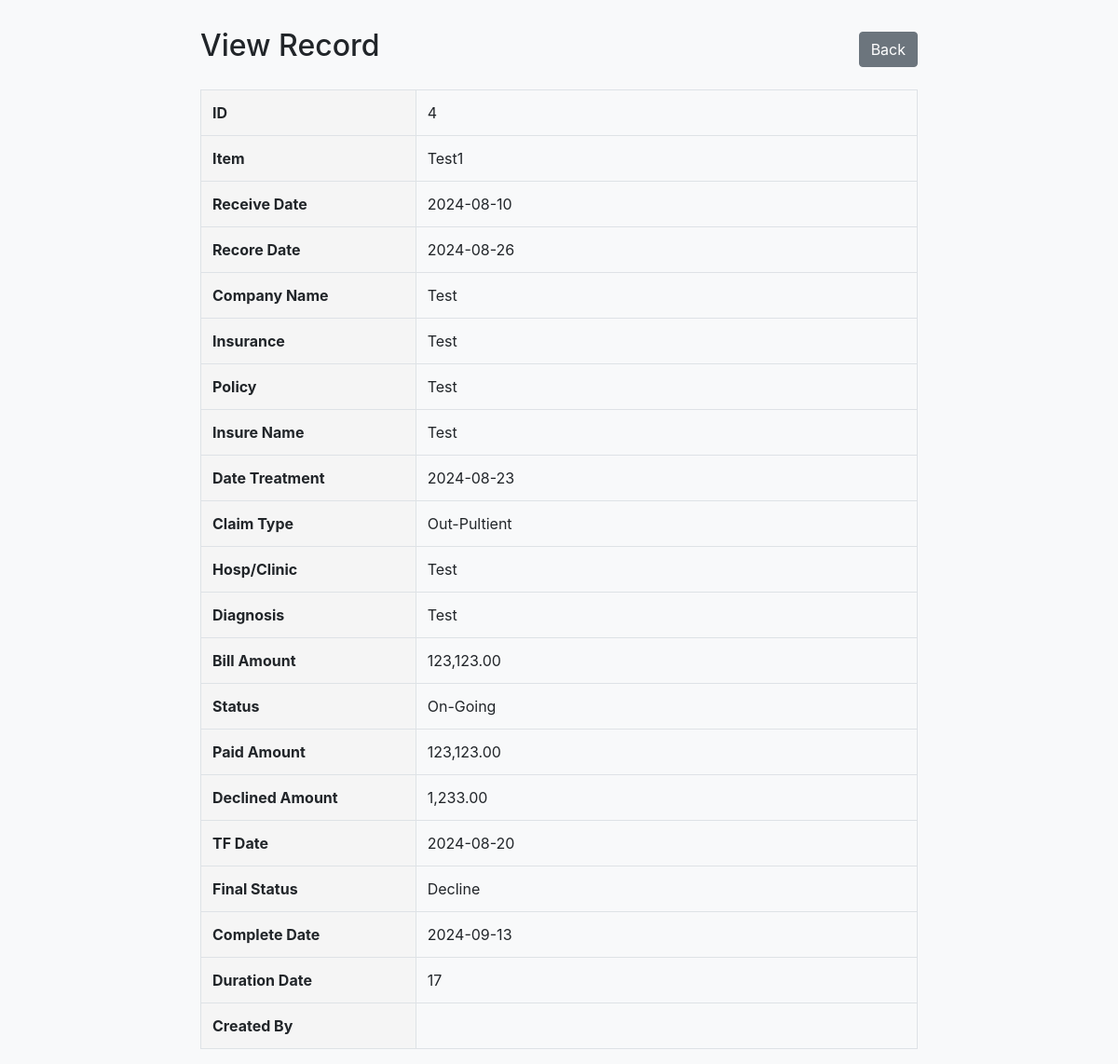
Screenshot of /clamdb/view_clam.php?id=4 with the database file from the repository.
### tables this page shows
CREATE TABLE `claims` (
  `id` int(11) NOT NULL,
  `item` varchar(255) NOT NULL,
  `receive_date` date DEFAULT NULL,
  `recore_date` date DEFAULT NULL,
  `company_name` varchar(255) DEFAULT NULL,
  `insurance` varchar(255) DEFAULT NULL,
  `policy` varchar(255) DEFAULT NULL,
  `insure_name` varchar(255) DEFAULT NULL,
  `date_treatment` date DEFAULT NULL,
  `claim_type` varchar(255) DEFAULT NULL,
  `hosp_clinic` varchar(255) DEFAULT NULL,
  `diagnosis` text DEFAULT NULL,
  `bill_amount` decimal(10,2) DEFAULT NULL,
  `remark` text DEFAULT NULL,
  `status` varchar(255) DEFAULT NULL,
  `paid_amount` decimal(10,2) DEFAULT NULL,
  `declined_amount` decimal(10,2) DEFAULT NULL,
  `tf_date` date DEFAULT NULL,
  `final_status` varchar(255) DEFAULT NULL,
  `complete_date` date DEFAULT NULL,
  `duration_date` int(11) DEFAULT NULL,
  `created_by` varchar(255) DEFAULT NULL,
  `created_at` datetime DEFAULT current_timestamp()
);

### clamdb/view_clam.php (the view, shortened to what this page needs)
<?php
require '../db.php';
if (isset($_GET['id'])) {
    $id = $_GET['id'];
    $sql = "SELECT * FROM claims WHERE id = :id";
    $stmt = $conn->prepare($sql);
    $stmt->bindParam(':id', $id, PDO::PARAM_INT);
    $stmt->execute();
    $claim = $stmt->fetch(PDO::FETCH_ASSOC);
} else {
    echo "Invalid request.";
    exit();
}
?>
<!DOCTYPE html>
<html lang="en">
<head>
    <link rel="stylesheet" href="https://stackpath.bootstrapcdn.com/bootstrap/4.5.2/css/bootstrap.min.css">
</head>
<body>
    <div class="container">
        <div class="header-container">
            <h2>View Record</h2>
            <a href="indexclam.php" class="btn btn-secondary">Back</a>
        </div>
        <table class="table table-bordered">
        <tr>
                <th>ID</th>
                <td><?= htmlspecialchars($claim['id']) ?></td>
            </tr>
            <tr>
                <th>Item</th>
                <td><?= htmlspecialchars($claim['item']) ?></td>
            </tr>
            <tr>
                <th>Receive Date</th>
                <td><?= htmlspecialchars($claim['receive_date']) ?></td>
            </tr>
            <tr>
                <th>Recore Date</th>
                <td><?= htmlspecialchars($claim['recore_date']) ?></td>
            </tr>
            <tr>
                <th>Company Name</th>
                <td><?= htmlspecialchars($claim['company_name']) ?></td>
            </tr>
            <tr>
                <th>Insurance</th>
                <td><?= htmlspecialchars($claim['insurance']) ?></td>
            </tr>
            <tr>
                <th>Policy</th>
                <td><?= htmlspecialchars($claim['policy']) ?></td>
            </tr>
            <tr>
                <th>Insure Name</th>
                <td><?= htmlspecialchars($claim['insure_name']) ?></td>
            </tr>
            <tr>
                <th>Date Treatment</th>
                <td><?= htmlspecialchars($claim['date_treatment']) ?></td>
            </tr>
            <tr>
                <th>Claim Type</th>
                <td><?= htmlspecialchars($claim['claim_type']) ?></td>
            </tr>
            <tr>
                <th>Hosp/Clinic</th>
                <td><?= htmlspecialchars($claim['hosp_clinic']) ?></td>
            </tr>
            <tr>
                <th>Diagnosis</th>
                <td><?= htmlspecialchars($claim['diagnosis']) ?></td>
            </tr>
            <tr>
                <th>Bill Amount</th>
                <td><?= number_format($claim['bill_amount'], 2) ?></td>
            </tr>
            <tr>
                <th>Status</th>
                <td><?= htmlspecialchars($claim['status']) ?></td>
            </tr>
            <tr>
                <th>Paid Amount</th>
                <td><?= number_format($claim['paid_amount'], 2) ?></td>
            </tr>
            <tr>
                <th>Declined Amount</th>
                <td><?= number_format($claim['declined_amount'], 2) ?></td>
            </tr>
            <tr>
                <th>TF Date</th>
                <td><?= htmlspecialchars($claim['tf_date']) ?></td>
            </tr>
            <tr>
                <th>Final Status</th>
                <td><?= htmlspecialchars($claim['final_status']) ?></td>
            </tr>
            <tr>
                <th>Complete Date</th>
                <td><?= htmlspecialchars($claim['complete_date']) ?></td>
            </tr>
            <tr>
                <th>Duration Date</th>
                <td><?= htmlspecialchars($claim['duration_date']) ?></td>
            </tr>
            <tr>
                <th>Created By</th>
                <td><?= htmlspecialchars($claim['created_by']) ?></td>
            </tr>
        </table>
    </div>
</body>
</html>

### clamdb/view_clam.php (style rules this page uses)
body { background-color: #f8f9fa; }
.container { margin-top: 30px; max-width: 800px; }
.table th { width: 30%; background-color: #f5f5f5; }
.header-container { display: flex; justify-content: space-between; align-items: center; margin-bottom: 20px; }

### rows the page displays
claims: id "4", item "Test1", receive_date "2024-08-10", recore_date "2024-08-26", company_name "Test", insurance "Test", policy "Test", insure_name "Test", date_treatment "2024-08-23", claim_type "Out-Pultient", hosp_clinic "Test", diagnosis "Test", bill_amount "123,123.00", status "On-Going", paid_amount "123,123.00", declined_amount "1,233.00", tf_date "2024-08-20", final_status "Decline", complete_date "2024-09-13", duration_date "17"
